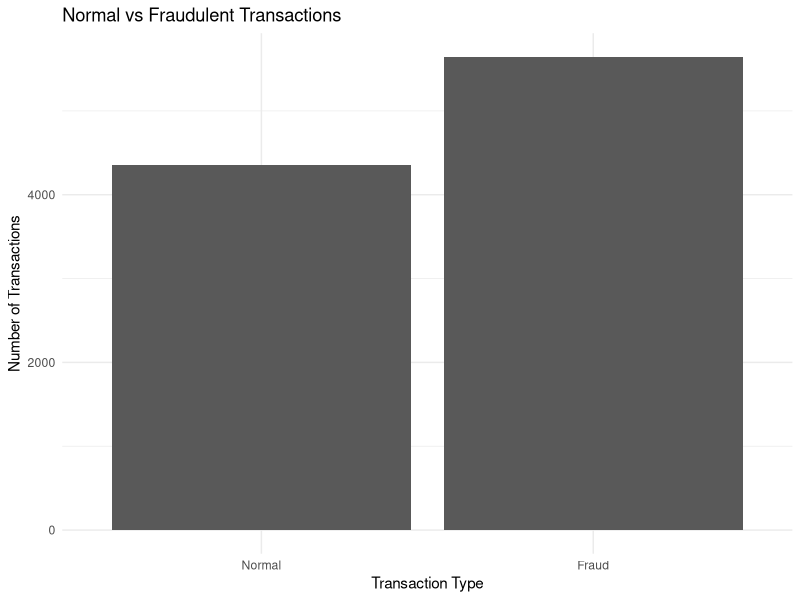
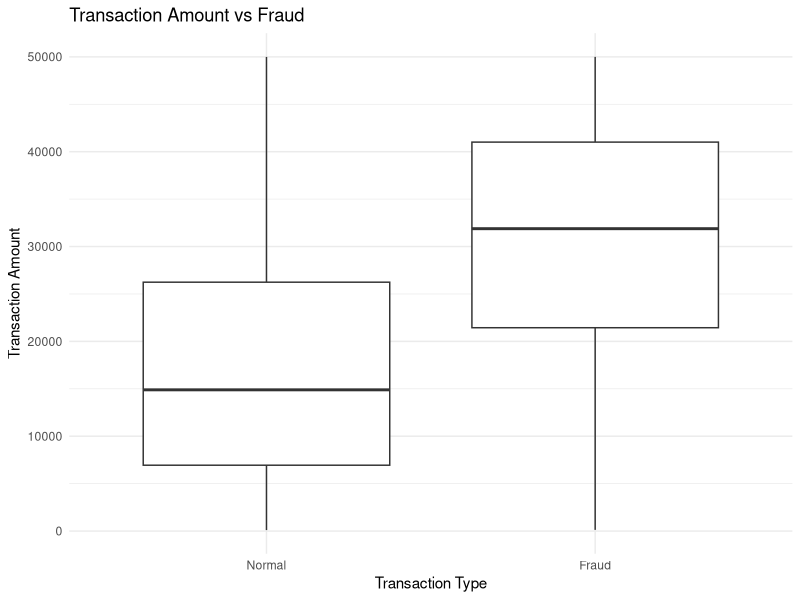
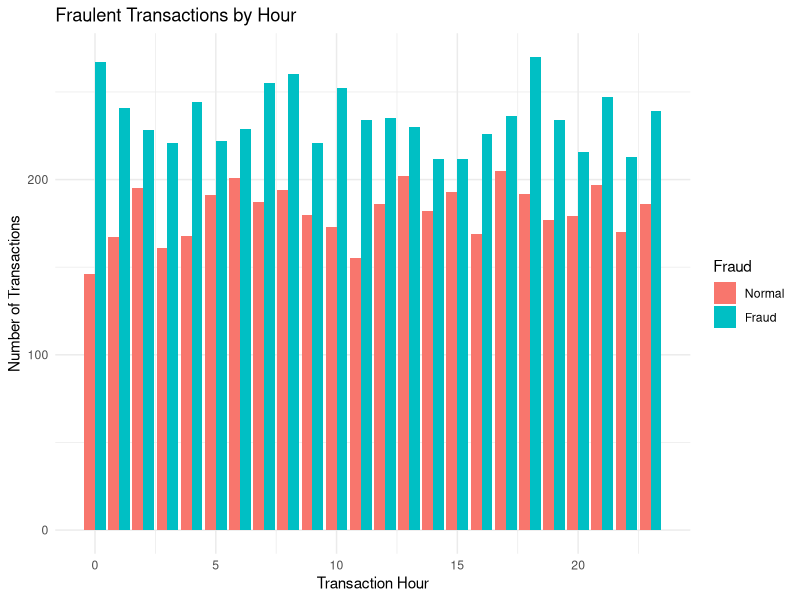
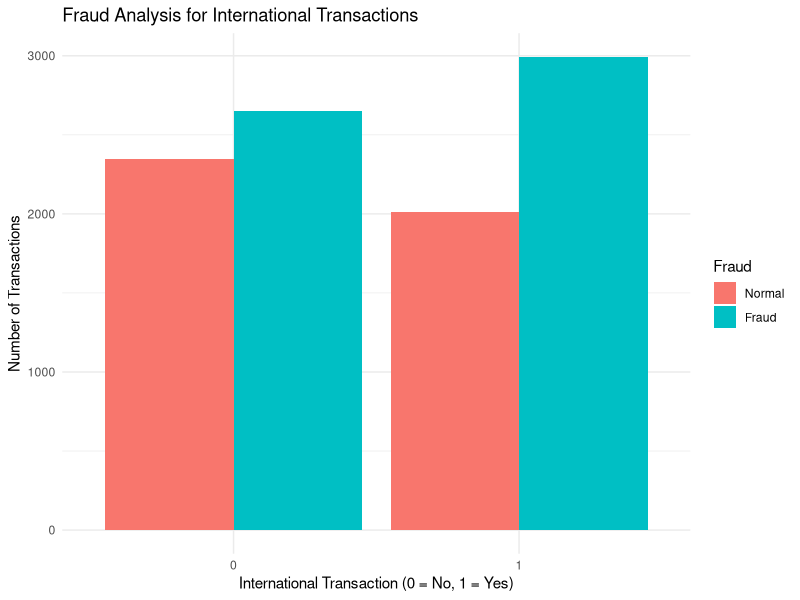
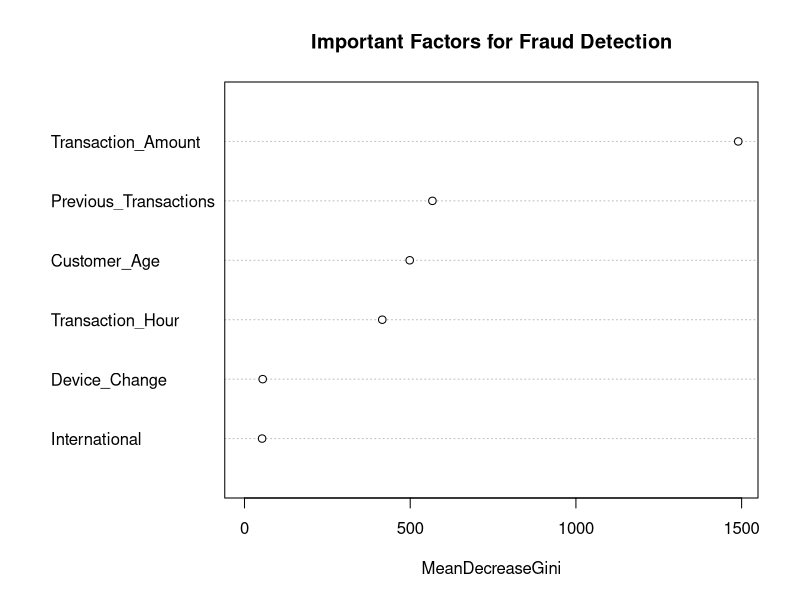

Reproduce these figures in R, in order.
# ============================================================
# BIG DATA ANALYTICS PROJECT
# Real-Time E-Commerce Transaction Fraud Detection using R
# ============================================================

# 1. Install required packages
install.packages(c("dplyr", "ggplot2", "caret", "randomForest"))

# 2. Load libraries
library(dplyr)
library(ggplot2)
library(caret)
library(randomForest)

# ============================================================
# 3. Create / Load Dataset
# ============================================================

# If you have a CSV file, use:
# data <- read.csv("transactions.csv")

# Sample transaction dataset
set.seed(123)

n <- 10000

data <- data.frame(
  Transaction_ID = 1:n,
  Transaction_Amount = round(runif(n, 100, 50000), 2),
  Transaction_Hour = sample(0:23, n, replace = TRUE),
  Customer_Age = sample(18:70, n, replace = TRUE),
  Previous_Transactions = sample(1:100, n, replace = TRUE),
  International = sample(c(0, 1), n, replace = TRUE),
  Device_Change = sample(c(0, 1), n, replace = TRUE)
)

# ============================================================
# 4. Generate Fraud Labels
# ============================================================

fraud_probability <- 
  0.01 +
  0.00002 * data$Transaction_Amount +
  0.08 * data$International +
  0.10 * data$Device_Change +
  0.05 * (data$Transaction_Hour < 5)

fraud_probability <- pmin(fraud_probability, 0.8)

data$Fraud <- rbinom(
  n,
  size = 1,
  prob = fraud_probability
)

# Convert Fraud into categorical variable
data$Fraud <- factor(
  data$Fraud,
  levels = c(0, 1),
  labels = c("Normal", "Fraud")
)

# ============================================================
# 5. Display Dataset
# ============================================================

head(data)

# Dataset dimensions
dim(data)

# Dataset structure
str(data)

# Summary
summary(data)

# ============================================================
# 6. Data Cleaning
# ============================================================

# Check missing values
colSums(is.na(data))

# Remove duplicate transactions
data <- data %>%
  distinct()

# ============================================================
# 7. Exploratory Data Analysis
# ============================================================

# Number of normal and fraudulent transactions
table(data$Fraud)

# Fraud percentage
fraud_percentage <- prop.table(table(data$Fraud)) * 100

print(fraud_percentage)

# ============================================================
# 8. Visualization - Fraud Distribution
# ============================================================

ggplot(data, aes(x = Fraud)) +
  geom_bar() +
  labs(
    title = "Normal vs Fraudulent Transactions",
    x = "Transaction Type",
    y = "Number of Transactions"
  ) +
  theme_minimal()

# ============================================================
# 9. Transaction Amount Analysis
# ============================================================

ggplot(data, aes(x = Fraud, y = Transaction_Amount)) +
  geom_boxplot() +
  labs(
    title = "Transaction Amount vs Fraud",
    x = "Transaction Type",
    y = "Transaction Amount"
  ) +
  theme_minimal()

# ============================================================
# 10. Fraud by Transaction Hour
# ============================================================

ggplot(data, aes(x = Transaction_Hour, fill = Fraud)) +
  geom_bar(position = "dodge") +
  labs(
    title = "Fraulent Transactions by Hour",
    x = "Transaction Hour",
    y = "Number of Transactions"
  ) +
  theme_minimal()

# ============================================================
# 11. Fraud by International Transaction
# ============================================================

ggplot(data, aes(x = factor(International), fill = Fraud)) +
  geom_bar(position = "dodge") +
  labs(
    title = "Fraud Analysis for International Transactions",
    x = "International Transaction (0 = No, 1 = Yes)",
    y = "Number of Transactions"
  ) +
  theme_minimal()

# ============================================================
# 12. Split Dataset into Training and Testing
# ============================================================

set.seed(123)

train_index <- createDataPartition(
  data$Fraud,
  p = 0.80,
  list = FALSE
)

train_data <- data[train_index, ]
test_data <- data[-train_index, ]

# ============================================================
# 13. Random Forest Model
# ============================================================

model <- randomForest(
  Fraud ~ Transaction_Amount +
    Transaction_Hour +
    Customer_Age +
    Previous_Transactions +
    International +
    Device_Change,
  data = train_data,
  ntree = 100
)

print(model)

# ============================================================
# 14. Feature Importance
# ============================================================

importance(model)

varImpPlot(
  model,
  main = "Important Factors for Fraud Detection"
)

# ============================================================
# 15. Predict Fraud on Test Data
# ============================================================

prediction <- predict(
  model,
  newdata = test_data
)

# Display predictions
head(prediction)

# ============================================================
# 16. Confusion Matrix
# ============================================================

confusion <- confusionMatrix(
  prediction,
  test_data$Fraud
)

print(confusion)

# ============================================================
# 17. Accuracy
# ============================================================

accuracy <- confusion$overall["Accuracy"]

print(paste(
  "Model Accuracy:",
  round(accuracy * 100, 2),
  "%"
))

# ============================================================
# 18. Real-Time Transaction Prediction
# ============================================================

real_time_transaction <- data.frame(
  Transaction_Amount = 45000,
  Transaction_Hour = 2,
  Customer_Age = 25,
  Previous_Transactions = 10,
  International = 1,
  Device_Change = 1
)

real_time_prediction <- predict(
  model,
  newdata = real_time_transaction
)

print("Real-Time Transaction Result:")
print(real_time_prediction)

# ============================================================
# 19. Fraud Detection Function
# ============================================================

detect_fraud <- function(
    amount,
    hour,
    age,
    previous_transactions,
    international,
    device_change
) {

  transaction <- data.frame(
    Transaction_Amount = amount,
    Transaction_Hour = hour,
    Customer_Age = age,
    Previous_Transactions = previous_transactions,
    International = international,
    Device_Change = device_change
  )

  result <- predict(
    model,
    newdata = transaction
  )

  if (result == "Fraud") {
    print("WARNING: FRAUDULENT TRANSACTION DETECTED!")
  } else {
    print("Transaction is NORMAL.")
  }

  return(result)
}

# ============================================================
# 20. Test Real-Time Fraud Detection
# ============================================================

detect_fraud(
  amount = 48000,
  hour = 3,
  age = 22,
  previous_transactions = 5,
  international = 1,
  device_change = 1
)

# ============================================================
# END OF PROJECT
# ============================================================
